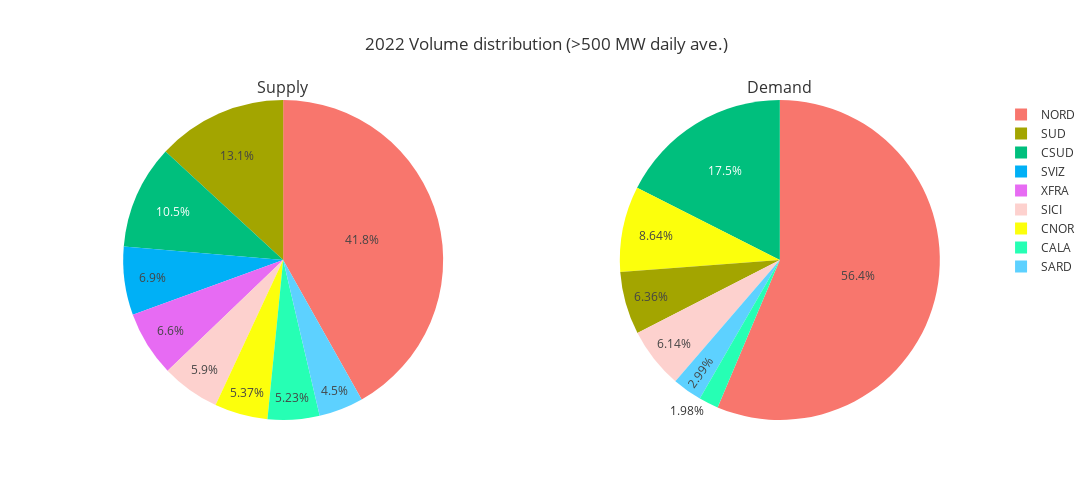

The code cell stored with this chart in its notebook:
### Code cell
fig = make_subplots(
    rows=1, cols=2,
    subplot_titles=('Supply', 'Demand'),
    specs=[[{'type': 'pie'}, {'type': 'pie'}]],
    shared_xaxes=False
    )

fig.add_trace(go.Pie(
    labels=sup_volumes.sum().index,
    values=sup_volumes.sum().values
), row=1, col=1)

fig.add_trace(go.Pie(
    labels=dem_volumes.sum().index,
    values=dem_volumes.sum().values
), row=1, col=2)

fig.update_layout(
    title='2022 Volume distribution (>500 MW daily ave.)',
    template='ggplot2',
    width=1200,
    height=500,
)

fig.write_image('../figures/volume-dist.jpeg', scale=2, engine='orca')
fig

### Figure 1 — Plotly figure (JSON) as saved in the notebook; plotly's stock layout.template omitted (floating-point values rounded to 4 significant figures)
{"data": [{"domain": {"x": [0, 0.45], "y": [0, 1]}, "labels": ["CALA", "CNOR", "CSUD", "NORD", "SARD", "SICI", "SUD", "SVIZ", "XFRA"], "type": "pie", "values": [14550000.0, 14940000.0, 29210000.0, 116300000.0, 12500000.0, 16410000.0, 36550000.0, 19170000.0, 18350000.0]}, {"domain": {"x": [0.55, 1], "y": [0, 1]}, "labels": ["CNOR", "CSUD", "NORD", "SARD", "SICI", "SUD", "CALA"], "type": "pie", "values": [24510000.0, 49760000.0, 159900000.0, 8472000.0, 17410000.0, 18030000.0, 5606000.0]}], "layout": {"annotations": [{"font": {"size": 16}, "showarrow": false, "text": "Supply", "x": 0.225, "xanchor": "center", "xref": "paper", "y": 1, "yanchor": "bottom", "yref": "paper"}, {"font": {"size": 16}, "showarrow": false, "text": "Demand", "x": 0.775, "xanchor": "center", "xref": "paper", "y": 1, "yanchor": "bottom", "yref": "paper"}], "height": 500, "title": {"text": "2022 Volume distribution (>500 MW daily ave.)"}, "width": 1200}}
